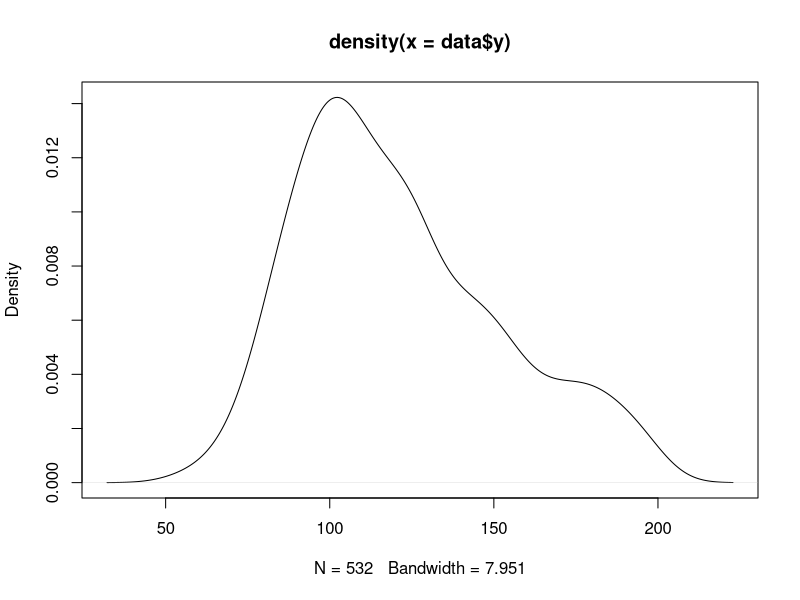

Write the R code that produced this figure.
#######################
# Homework 4 Code
#######################

#######################
# Problem 1
#######################

# comparing a gibbs sampler for the centered and un-centered algos 
## loading the data 
y <- rnorm(25, 1, 1)
mean.y <- mean(y)
var.y <- var(y)
n <- length(y)

# above serve as likelihoods. Now to the gibbs sampling 
# starting values 
S <- 1000
phi <- matrix(nrow=S, ncol=2)
phi[1,] <- c(mean.y, 1/var.y)
lambda <- matrix(nrow=S, ncol=2) # for the centered case 

# Gibbs sampling algo 
set.seed(1870)
for (s in 2:S){
  # generating the new mean value 
  i <- 1
  mu_n <- rnorm(1, phi[i,1], phi[i,2] / S) # in the matrix 
  i <- i + 1
  phi[i+1,1] <- mu_n 
  
  # other parameter 
  i <- 1
  alpha_n <- rnorm(1, phi[i+1,1], phi[i,2]) # other parameter 
  phi[i+1,2] <- alpha_n
}

# we can now run this and proceed with the algorithm, 
# now we will handle the centered case 
# working with our new parameter matrix 
lambda <- matrix(nrow=S, ncol=2) # for the centered case 

lambda[1,] <- c(mean.y, mean.y + 1/var.y)

for (s in 2:S){
  # generating the new mean as before 
  i <- 1
  mu_n <- rnorm(1, lambda[i,1], lambda[i,2] / S)
  i <- i + 1
  lambda[i+1, 1] <- mu_n
  
  # other parameter 
  i <- 1
  eta_n <- rnorm(1, lambda[i+1, 1], lambda[i,2])
  lambda[i+1,2] <- eta_n 
}

#######################
# Problem 2
#######################

# reading in the glucose data 
setwd('/home/adbucks/Documents/sta_630/Homeworks/HW4/')
data <- read.table('glucose.dat')
colnames(data) <- "y"

data$y <- as.numeric(data$y)
# now can make our histogram or KDE of the data 
kde <- density(data$y)
plot(kde)


